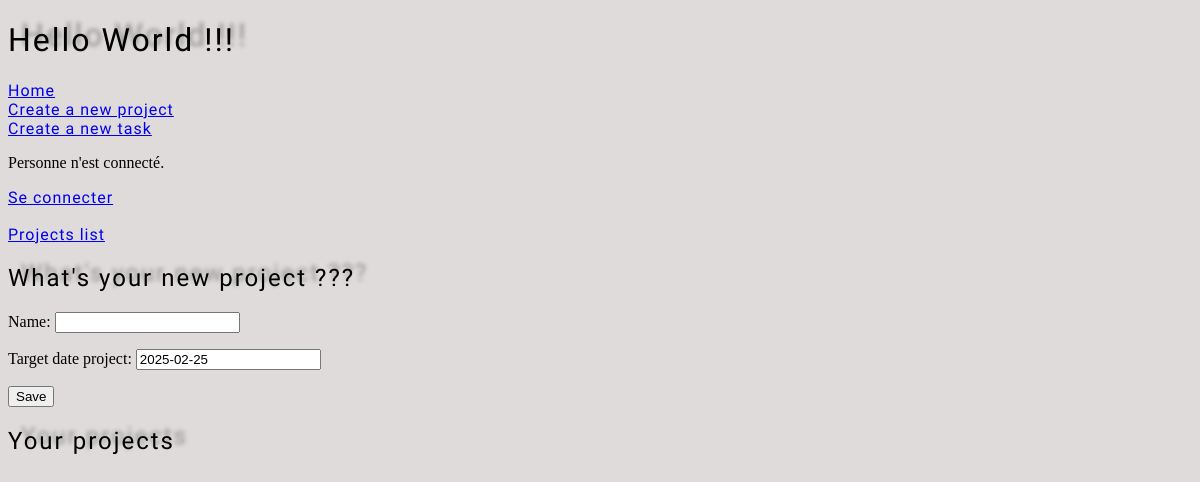
/todo/project_creation/, run on an earlier commit of the app's database.
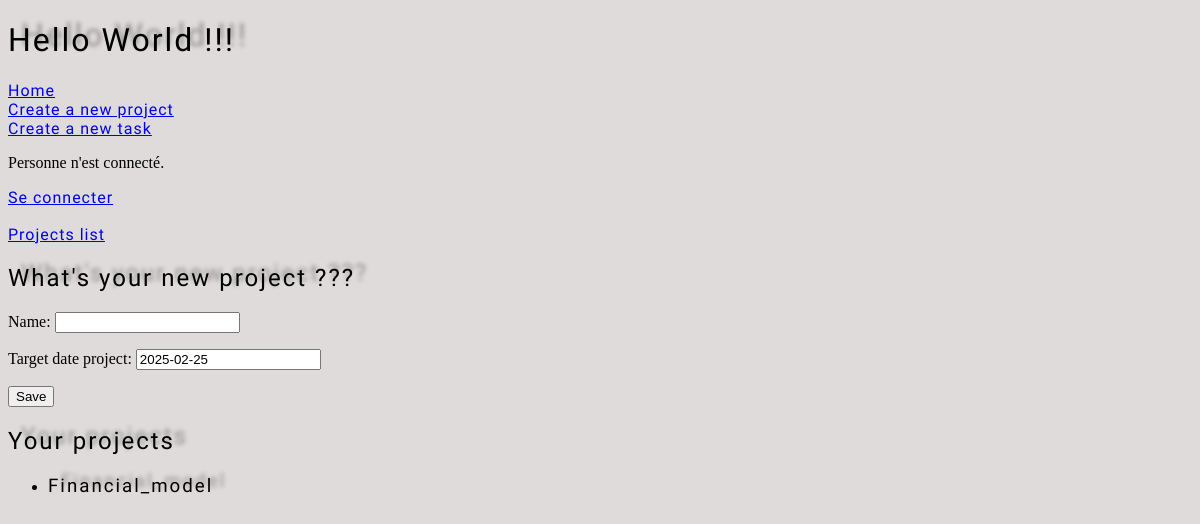
And on a later commit of the database.
### todolist/models.py (models this page shows, shortened)
class Project(models.Model):
  name=models.CharField(max_length=100, unique=True)
  slug=models.SlugField(max_length=100, unique=True, blank=True)
  target_date_project = models.DateField(default=default_target_date)
  historic_target_date_project= models.JSONField(default=list, blank=True)

### todolist/views.py (the view)
# urls.py: path('project_creation/', ProjectCreateView.as_view(), name='project_creation'),
class ProjectCreateView(CreateView):
  model= Project
  template_name= 'todolist/project_form.html'
  fields= ['name', 'target_date_project']
  success_url= reverse_lazy('todolist:projects_list')
  def get_context_data(self, *args, **kwargs):
    context= super().get_context_data(*args, **kwargs)
    context['projects']=Project.objects.all()
    return context

### todolist/models.py (called while the page is built)
def default_target_date():
  return date.today() + timedelta(days=1)

### todolist/templates/todolist/project_form.html (shortened to what this page needs)
<!DOCTYPE html>
<html lang="en">
  {% extends 'base.html' %} {% load static %}
    {% block content %}
    <h2>What's your new project ???</h2>
    <form method="post">
      {% csrf_token %} {{ form.as_p }}
      <button type="submit">Save</button>
    </form>
    <h2>Your projects</h2>
    <ul>
      {% for project in projects %}
      <li>
       <h3>{{ project.name }}</h3>
      </li>
      {% endfor %}
    {% endblock content %}

What changed in the data, as far as the page shows it:
added Project: name "Financial_model"
